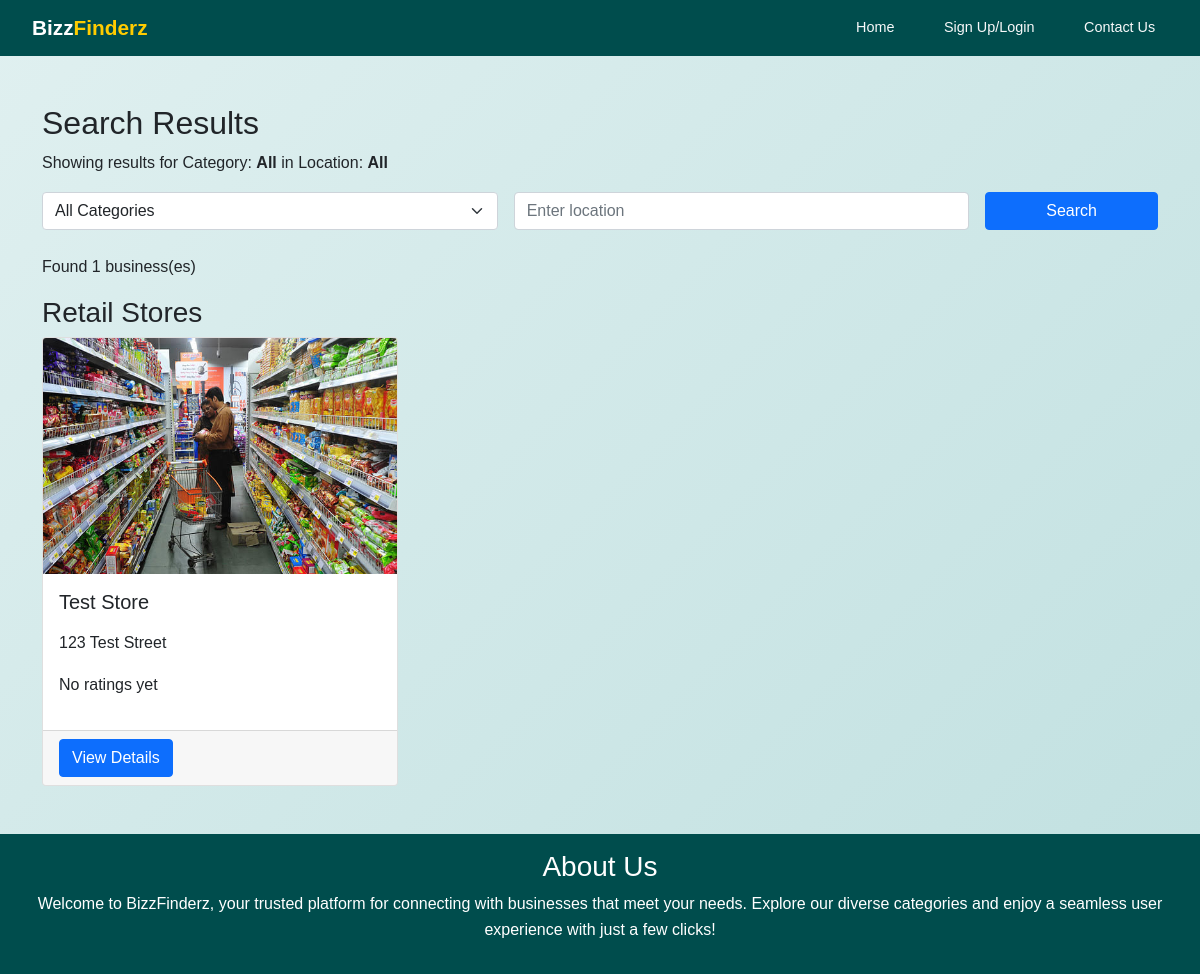
Page /business-search/ on the committed database.
### myapp/models.py (models this page shows, shortened)
class RetailStore(models.Model):
    name = models.CharField(max_length=100)
    image = models.ImageField(upload_to='retail_stores/', blank=True, null=True)
    rating = models.FloatField(
        default=0.0,
        validators=[MaxValueValidator(5.0)],
        null=True,
        blank=True
    )
    review = models.TextField(blank=True)
    store_type = models.CharField(max_length=50, help_text="e.g., General Store, Electronics, Fashion, etc.")
    operating_hours = models.CharField(max_length=100, help_text="e.g., '9:00 AM - 10:00 PM'")
    payment_methods = models.CharField(max_length=200, help_text="e.g., 'Cash, Card, UPI'")
    address = models.TextField()
    special_offers = models.TextField(blank=True, help_text="Any ongoing offers or discounts")
    created_at = models.DateTimeField(auto_now_add=True)
    updated_at = models.DateTimeField(auto_now=True)
    status = models.CharField(max_length=20, default='Active', choices=[
        ('active', 'Active'),
        ('inactive', 'Inactive')
    ])
    retailer = models.ForeignKey(Retailer, on_delete=models.CASCADE, related_name='retail_stores', null=True, blank=True)
    phone = models.CharField(max_length=15, blank=True, null=True, help_text="Contact number of the store")
    description = models.TextField(blank=True, help_text="Detailed description of the store")
    class Meta:
        verbose_name = "Retail Store"
        verbose_name_plural = "Retail Stores"
        ordering = ['-rating', '-created_at']

### myapp/views.py (the view)
# urls.py: path('business-search/', views.business_search, name='business_search'),
def business_search(request):
    category = request.GET.get('category', '')
    location = request.GET.get('location', '')
    restaurants = Restaurant.objects.none()
    hotels = Hotel.objects.none()
    gyms = Gym.objects.none()
    hospitals = Hospital.objects.none()
    retail_stores = RetailStore.objects.none()
    location_filter = Q(address__icontains=location) if location else Q()
    if not category or category == 'restaurant':
        restaurants = Restaurant.objects.filter(location_filter)
    if not category or category == 'hotel':
        hotels = Hotel.objects.filter(location_filter)
    if not category or category == 'gym':
        gyms = Gym.objects.filter(location_filter)
    if not category or category == 'hospital':
        hospitals = Hospital.objects.filter(location_filter)
    if not category or category == 'retail':
        retail_stores = RetailStore.objects.filter(location_filter)
    context = {
        'category': category,
        'location': location,
        'restaurants': restaurants,
        'hotels': hotels,
        'gyms': gyms,
        'hospitals': hospitals,
        'retail_stores': retail_stores,
        'search_form': BusinessSearchForm(initial={'category': category, 'location': location}),
        'total_results': (
            restaurants.count() +
            hotels.count() +
            gyms.count() +
            hospitals.count() +
            retail_stores.count()
        )
    }
    return render(request, 'business_search_results.html', context)

### myapp/forms.py
class BusinessSearchForm(forms.Form):
    CATEGORY_CHOICES = [
        ('', 'All Categories'),
        ('restaurant', 'Restaurant'),
        ('hotel', 'Hotel'),
        ('gym', 'Gym'),
        ('hospital', 'Hospital'),
        ('retail', 'Retail Store'),
    ]
    category = forms.ChoiceField(choices=CATEGORY_CHOICES, required=False)
    location = forms.CharField(max_length=100, required=False)

### templates/business_search_results.html (shortened to what this page needs)
{% extends 'base.html' %}
{% load static %}
{% block content %}
<div class="container mt-5">
    <h2>Search Results</h2>
    <p>Showing results for Category: <strong>{{ category|default:'All' }}</strong> in Location: <strong>{{ location|default:'All' }}</strong></p>
    <div class="search-container mb-4">
        <form action="{% url 'business_search' %}" method="GET" class="search-form">
            <div class="row g-3">
                <div class="col-md-5">
                    <select name="category" class="form-select" id="categorySelect">
                        <option value="" {% if not category %}selected{% endif %}>All Categories</option>
                    </select>
                </div>
                <div class="col-md-5">
                    <input type="text" name="location" class="form-control" placeholder="Enter location" value="{{ location }}">
                </div>
                <div class="col-md-2">
                    <button type="submit" class="btn btn-primary w-100">Search</button>
                </div>
            </div>
        </form>
    </div>
    <div class="results-summary">
        <p>Found {{ total_results }} business(es)</p>
    </div>
    {% if retail_stores %}
        <h3>Retail Stores</h3>
        <div class="row row-cols-1 row-cols-md-3 g-4 mb-5">
            {% for store in retail_stores %}
                <div class="col">
                    <div class="card h-100">
                        {% if store.image %}
                            <img src="{{ store.image.url }}" class="card-img-top" alt="{{ store.name }}">
                        {% else %}
                            <img src="{% static 'pictures/retail store.jpg' %}" class="card-img-top" alt="{{ store.name }}">
                        {% endif %}
                        <div class="card-body">
                            <h5 class="card-title">{{ store.name }}</h5>
                            <p> {{ store.address }}</p>
                            <p> {{ store.rating|default:"No ratings yet" }}</p>
                        </div>
                        <div class="card-footer">
                            <a href="#" class="btn btn-primary">View Details</a>
                        </div>
                    </div>
                </div>
            {% endfor %}
        </div>
    {% endif %}
</div>
{% endblock %}

### static/common.css (style rules this page uses)
:root { --primary-color: #004d4d; --secondary-color: #ffcc00; --text-light: #ffffff; --text-dark: #333333; --background-light: #e6f8f8; --background-dark: #004d4d; --gradient-start: #e0f0f0; --gradient-middle: #d0e8e8; --gradient-end: #c0e0e0; }
body { margin: 0; padding: 0; font-family: Arial, sans-serif; line-height: 1.6; background: linear-gradient(135deg, var(--gradient-start), var(--gradient-middle), var(--gradient-end)); min-height: 100vh; background-attachment: fixed; }

### rows in the picture
RetailStore: name "Test Store", address "123 Test Street", rating "No ratings yet"

### other values in the picture
{{ category|default:'All' }} "All"
{{ location|default:'All' }} "All"
{{ total_results }} "1"
